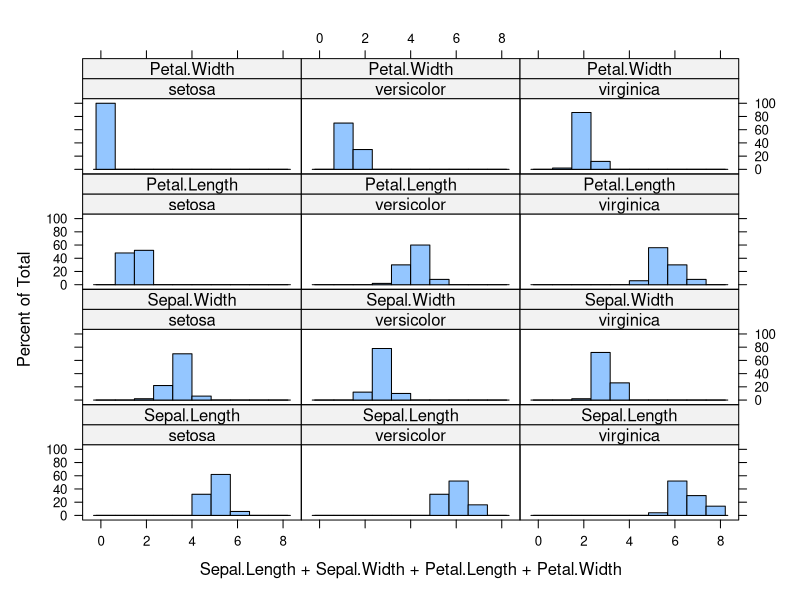
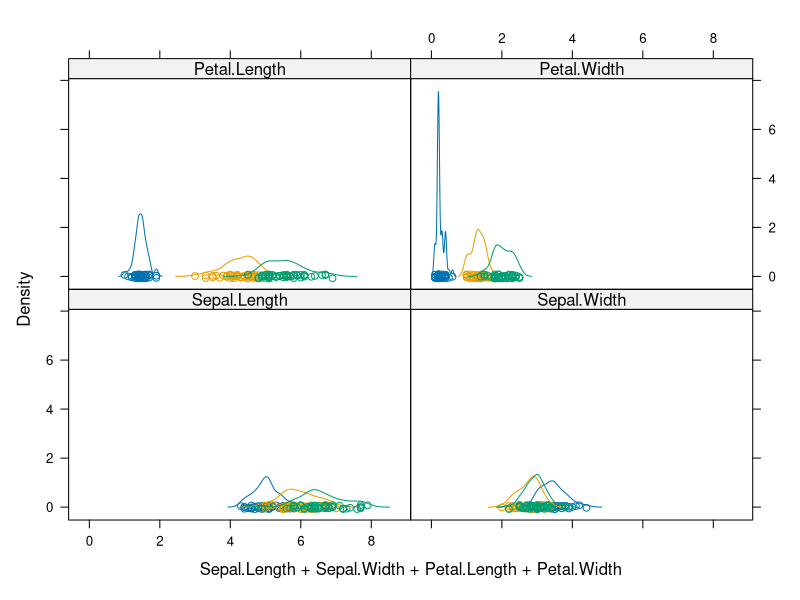
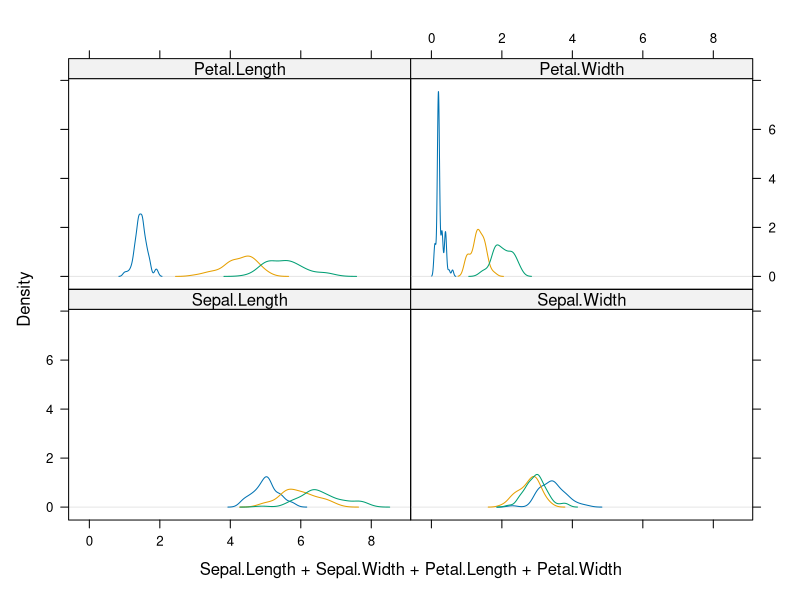
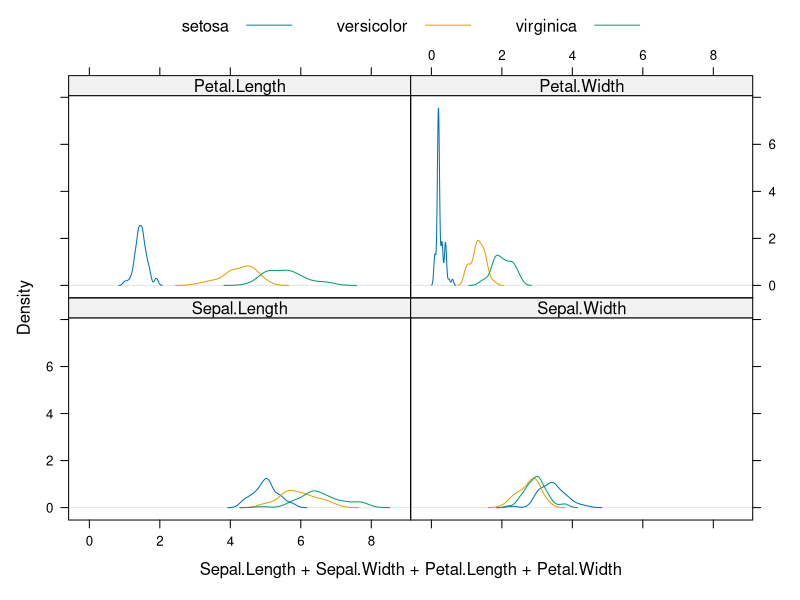
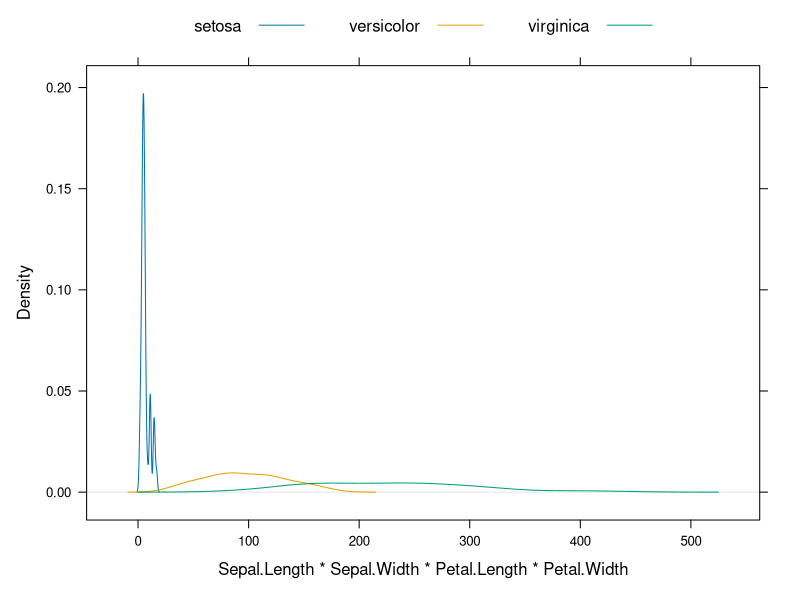
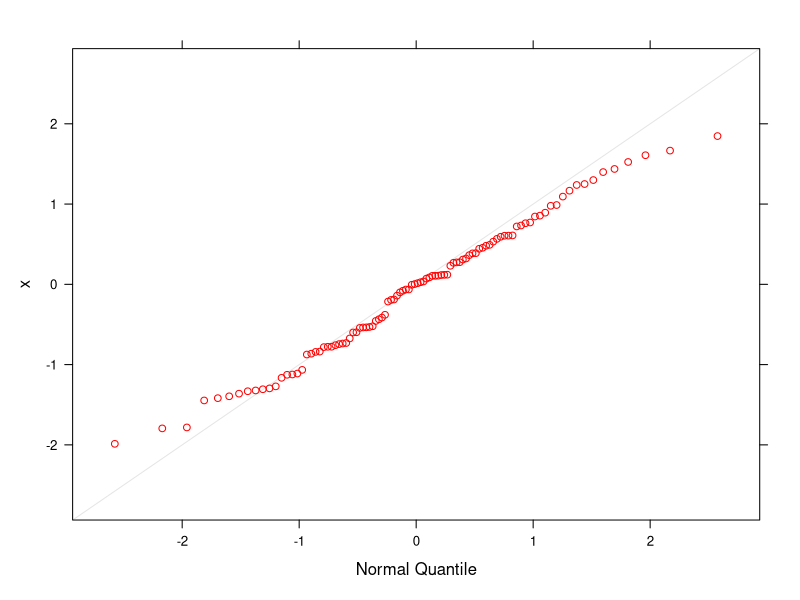
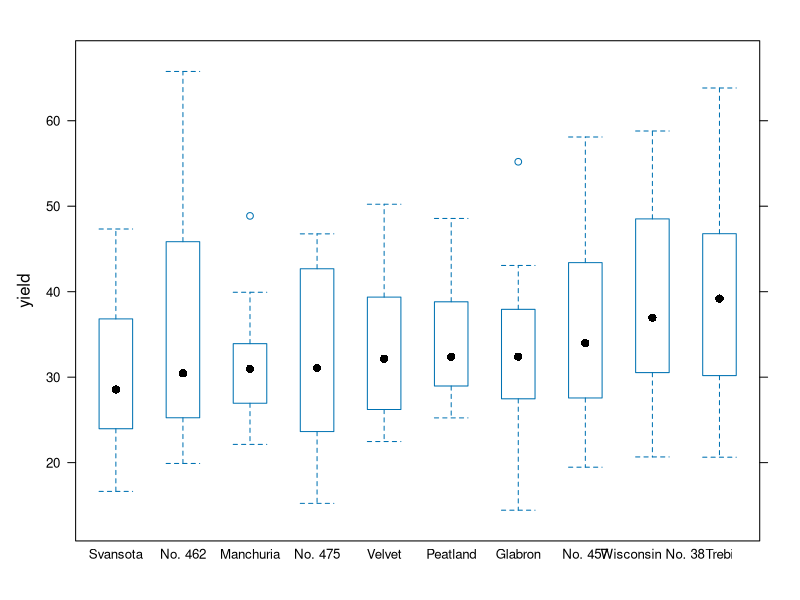
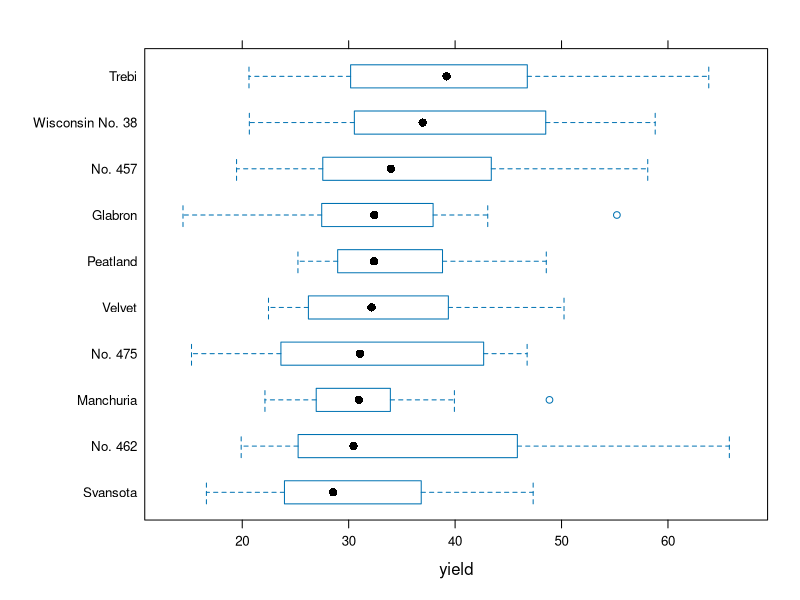

Here is the R script that generated these plots, in order:
## ---- chunk 1
library(lattice)
data(iris)
## ---- chunk 2
histogram(~Sepal.Length + Sepal.Width +
          Petal.Length + Petal.Width | Species,
          data=iris)
## ---- chunk 3
densityplot(~Sepal.Length + Sepal.Width +
            Petal.Length + Petal.Width, group=Species,
            data=iris)
## ---- chunk 4
densityplot(~Sepal.Length + Sepal.Width +
            Petal.Length + Petal.Width, group=Species,
            data=iris, plot.points=FALSE, ref=TRUE)
## ---- chunk 5
densityplot(~Sepal.Length + Sepal.Width + Petal.Length +
            Petal.Width, group=Species, data=iris,
            ref=TRUE, plot.points=FALSE,
            auto.key=list(columns=3))
## ---- chunk 6
densityplot(~Sepal.Length * Sepal.Width * Petal.Length *
            Petal.Width, group=Species, data=iris,
            ref=TRUE, plot.points=FALSE,
            auto.key=list(columns=3))
## ---- chunk 7
qqdata <- data.frame(x = c(rnorm(100), qnorm(ppoints(100))),
                     y = c(rep("x", 100),
                     rep("Normal Quantile", 100)))
qq(y ~ x, data=qqdata, col="red", lwd=3)
## ---- chunk 8
str(barley)
## ---- chunk 9
bwplot(yield ~ variety, data = barley)
## ---- chunk 10
bwplot(variety ~ yield, data = barley)
## ---- chunk 11
bwplot(variety ~ yield | year, data = barley)
## ---- chunk 12
dotplot(variety ~ yield, data = barley)
## ---- chunk 13
dotplot(variety ~ yield, data = barley, groups = year,
        col=c("red", "blue"))
## ---- chunk 14
dotplot(variety ~ yield | site, data = barley)
## ---- chunk 15
dotplot(variety ~ yield | site, data = barley, groups = year)
## ---- chunk 16
dotplot(variety ~ yield | site, data = barley, groups = year,
        col=c("red", "blue"))
## ---- chunk 17
dotplot(variety ~ yield | site * year, data = barley)
## ---- chunk 18
dotplot(variety ~ yield | site, data = barley, groups = year,
        col=c("red", "blue"),
        auto.key=list(columns=2, col=c("red", "blue")))
## ---- chunk 19
dotplot(variety ~ yield | site, data = barley, groups = year,
        pch=c(2, 4),
        col=c("red", "blue"),
        auto.key=list(columns=2, col=c("red", "blue")))
## ---- chunk 20
dotplot(variety ~ yield | site, data = barley, groups = year,
        col=c("red", "blue"),
        pch=c(2, 4),
        key=list(text=list(c("1932", "1931")),
                 columns=2,
                 col=c("red", "blue")))
## ---- chunk 21
pdf(file="yield.pdf", paper="letter", width=8, height=10.5)
dotplot(variety ~ yield | site, data = barley, groups = year,
        col=c("red", "blue"),
        pch=c(2, 4),
        key=list(text=list(c("1932", "1931")),
                 columns=2,
                 col=c("red", "blue")))
dev.off()
## ---- chunk 22
## Incremental updating
tp1 <- densityplot(~Sepal.Length+Sepal.Width+
  Petal.Length+Petal.Width,group=Species,data=iris)
print(tp1)
## ---- chunk 23
tp2 <- update(tp1, plot.points=FALSE, ref=TRUE)
plot(tp2)
## ---- chunk 24
tp3 <- update(tp2, auto.key=list(columns=3))
plot(tp3)
## ---- chunk 25
names(tp3)
tp3$legend
## ---- chunk 26
tp3[1]
## ---- chunk 27
tp = xyplot(lat~long, data=quakes, pch=".")
update(tp,
  main="Earthquakes in the Pacific Ocean\n(since 1964)")
## ---- chunk 28
depthgroup <- equal.count(quakes$depth, number=3,
                          overlap=0)
magnitude <- equal.count(quakes$mag, number=2,
                         overlap=0)
xyplot(lat ~ long | depthgroup*magnitude,
       data=quakes,main="Fiji Earthquakes",
       ylab="latitude", xlab="longitude",
       pch=".",
       scales=list(x=list(alternating=c(1,1,1))),
       between=list(y=1),
       par.strip.text=list(cex=0.7),
       par.settings=list(axis.text=list(cex=0.7)))
## ---- chunk 29
sessionInfo()
